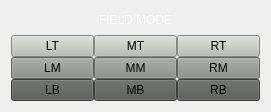
   <widget class="QWidget" name="layoutWidget">
    <property name="geometry">
     <rect>
      <x>1060</x>
      <y>480</y>
      <width>271</width>
      <height>112</height>
     </rect>
    </property>
    <layout class="QVBoxLayout" name="layout_fieldmode">
     <item>
      <widget class="QLabel" name="label_fieldmode">
       <property name="styleSheet">
        <string notr="true">font: 57 bold 13pt &quot;Ubuntu&quot;;
color: rgb(255, 255, 255);
</string>
       </property>
       <property name="text">
        <string>FIELD MODE</string>
       </property>
       <property name="alignment">
        <set>Qt::AlignCenter</set>
       </property>
      </widget>
     </item>
     <item>
      <layout class="QGridLayout" name="tombol_mode_lap">
       <property name="sizeConstraint">
        <enum>QLayout::SetFixedSize</enum>
       </property>
       <property name="spacing">
        <number>0</number>
       </property>
       <item row="2" column="0">
        <widget class="QPushButton" name="btnLB">
         <property name="styleSheet">
          <string notr="true">background-color: rgb(85, 87, 83);</string>
         </property>
         <property name="text">
          <string>LB</string>
         </property>
        </widget>
       </item>
       <item row="2" column="1">
        <widget class="QPushButton" name="btnMB">
         <property name="styleSheet">
          <string notr="true">background-color: rgb(85, 87, 83);</string>
         </property>
         <property name="text">
          <string>MB</string>
         </property>
        </widget>
       </item>
       <item row="0" column="2">
        <widget class="QPushButton" name="btnRT">
         <property name="styleSheet">
          <string notr="true">background-color: rgb(186, 189, 182);</string>
         </property>
         <property name="text">
          <string>RT</string>
         </property>
        </widget>
       </item>
       <item row="0" column="1">
        <widget class="QPushButton" name="btnMT">
         <property name="styleSheet">
          <string notr="true">background-color: rgb(186, 189, 182);</string>
         </property>
         <property name="text">
          <string>MT</string>
         </property>
        </widget>
       </item>
       <item row="2" column="2">
        <widget class="QPushButton" name="btnRB">
         <property name="styleSheet">
          <string notr="true">background-color: rgb(85, 87, 83);</string>
         </property>
         <property name="text">
          <string>RB</string>
         </property>
        </widget>
       </item>
       <item row="1" column="0">
        <widget class="QPushButton" name="btnLM">
         <property name="styleSheet">
          <string notr="true">background-color: rgb(136, 138, 133);</string>
         </property>
         <property name="text">
          <string>LM</string>
         </property>
        </widget>
       </item>
       <item row="1" column="1">
        <widget class="QPushButton" name="btnMM">
         <property name="styleSheet">
          <string notr="true">background-color: rgb(136, 138, 133);</string>
         </property>
         <property name="text">
          <string>MM</string>
         </property>
        </widget>
       </item>
       <item row="1" column="2">
        <widget class="QPushButton" name="btnRM">
         <property name="styleSheet">
          <string notr="true">background-color: rgb(136, 138, 133);</string>
         </property>
         <property name="text">
          <string>RM</string>
         </property>
        </widget>
       </item>
       <item row="0" column="0">
        <widget class="QPushButton" name="btnLT">
         <property name="styleSheet">
          <string notr="true">background-color: rgb(186, 189, 182);</string>
         </property>
         <property name="text">
          <string>LT</string>
         </property>
        </widget>
       </item>
      </layout>
     </item>
    </layout>
   </widget>
